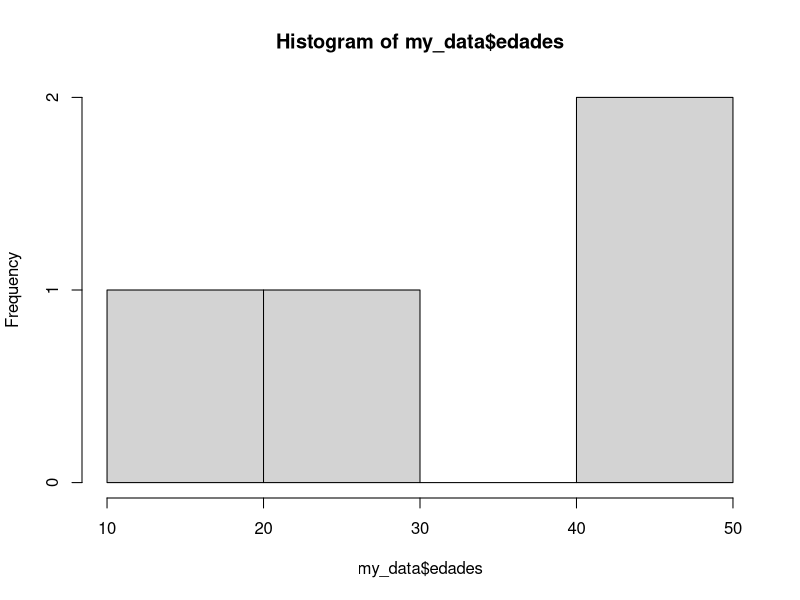

Source code (R):
## ---- chunk 1


## ---- chunk 2
1 + 1
## ---- chunk 3
#| echo: false
2 * 2
## ---- chunk 4
edades <- c(43,41,21,11)
print("Edades:")
print(edades)
# mean es un promedio 
print("Promedio de edades:")
mean(edades)
nombres <- c("Natalia","Juan","EricK","Sofia")
print("Nombres:")
nombres
my_data <- data.frame(nombres,edades)
my_data
hist(my_data$edades)
